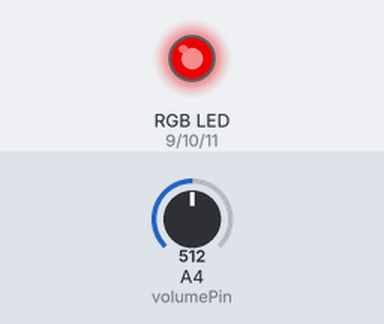
This sketch was run on a simulated Arduino Uno, built with avr-gcc and run on an emulated ATmega328P. On the bench: an RGB LED mixed from three pins (HIGH = lit). The inputs (shaded band) are chosen by the test bench; at power-on: A4 (volumePin) = 512. Dim RGB values are drawn brighter than linear; what the sketch prints to the serial monitor is not drawn.

Above: at 1.2 s.
1.3 s: A4 (volumePin) set to 0
At 1.97 s:
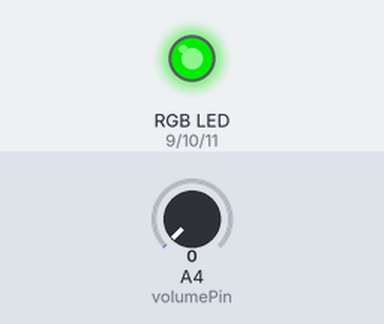
4.3 s: A4 (volumePin) set to 122
At 4.39 s:
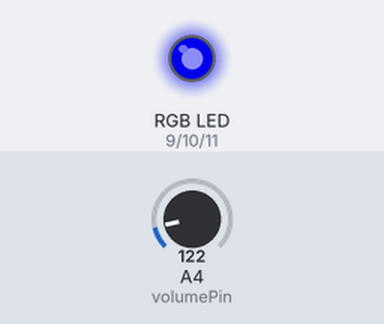
Timing chart, 0 to 16.3 s (numbered marks = the images above; inputs shaded):
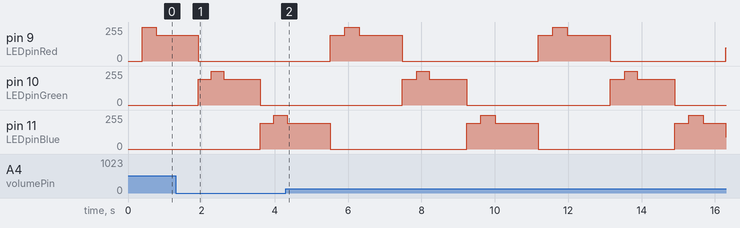

The sketch:

PeyoRadio.ino
```cpp
#define midTransition 192
#define topTransition 255
int volumePin = A4;
int LEDpinRed = 9;
int LEDpinGreen = 10;
int LEDpinBlue = 11;
int dly = 5;
void setup() {
  // put your setup code here, to run once:
  pinMode(volumePin,INPUT_PULLUP);
  pinMode(LEDpinRed, OUTPUT);
  pinMode(LEDpinGreen, OUTPUT);
  pinMode(LEDpinBlue, OUTPUT);
  //Initiate Serial communication.
  Serial.begin(57600);
  //initial color set
  digitalWrite(LEDpinRed,LOW);
  digitalWrite(LEDpinGreen,LOW);
  digitalWrite(LEDpinBlue,LOW);
}

void loop() {
  // put your main code here, to run repeatedly:
  //Serial.println(analogRead(volumePin));
//RED
  for(int i=midTransition; i<=topTransition; i++){
    analogWrite(LEDpinRed, i);
    Serial.println(analogRead(volumePin));
    Serial.flush();
    delay(dly);
  }
  for(int i=topTransition; i>=midTransition; i--){
    analogWrite(LEDpinRed, i);
    Serial.println(analogRead(volumePin));
    Serial.flush();
    delay(dly);
  }
//Yellow
  for(int i=midTransition; i>=0; i--){
    analogWrite(LEDpinRed, i);
    analogWrite(LEDpinGreen, midTransition-i);
    Serial.println(analogRead(volumePin));
    Serial.flush();
    delay(dly);
  }
//Green
  for(int i=midTransition; i<=topTransition; i++){
    analogWrite(LEDpinGreen, i);
    Serial.println(analogRead(volumePin));
    Serial.flush();
    delay(dly);
  }
  for(int i=topTransition; i>=midTransition; i--){
    analogWrite(LEDpinGreen, i);
    Serial.println(analogRead(volumePin));
    delay(dly);
  }
//Cyan
for(int i=midTransition; i>=0; i--){
    analogWrite(LEDpinGreen, i);
    analogWrite(LEDpinBlue, midTransition-i);
    Serial.println(analogRead(volumePin));
    delay(dly);
  }
//Blue
  for(int i=midTransition; i<=topTransition; i++){
    analogWrite(LEDpinBlue, i);
    Serial.println(analogRead(volumePin));
    Serial.flush();
    delay(dly);
  }
  for(int i=topTransition; i>=midTransition; i--){
    analogWrite(LEDpinBlue, i);
    Serial.println(analogRead(volumePin));
    Serial.flush();
    delay(dly);
  }
//Purple
  for(int i=midTransition; i>=0; i--){
    analogWrite(LEDpinBlue, i);
    analogWrite(LEDpinRed, midTransition-i);
    Serial.println(analogRead(volumePin));
    Serial.flush();
    delay(dly);
  }
}
```
